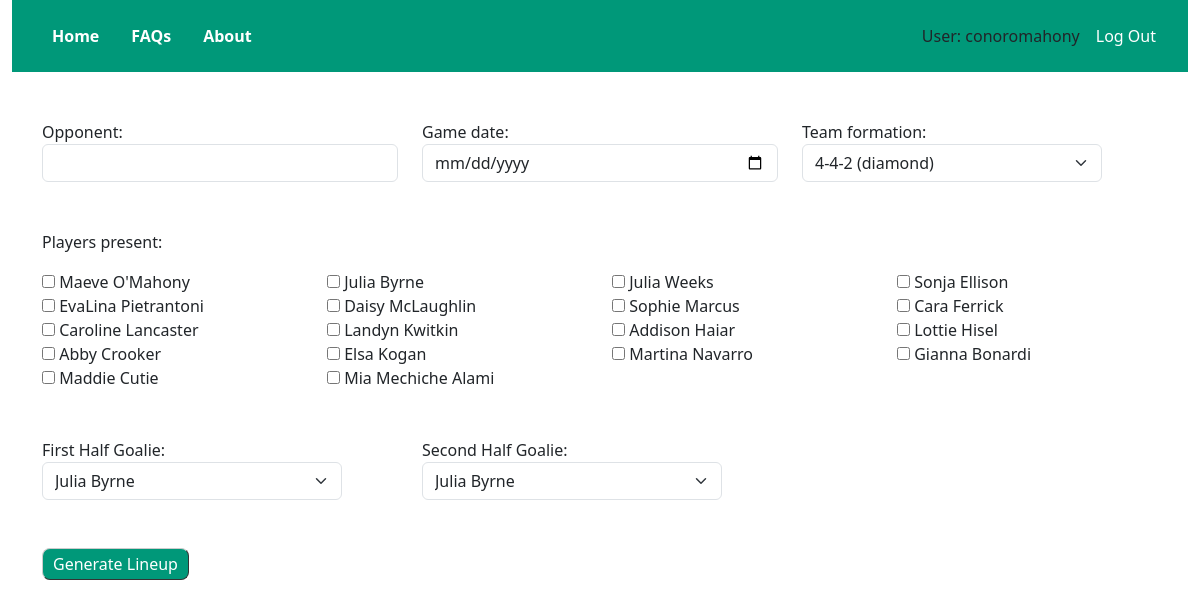
Page /lineups/new_lineup.html (signed in) on the earlier database version.
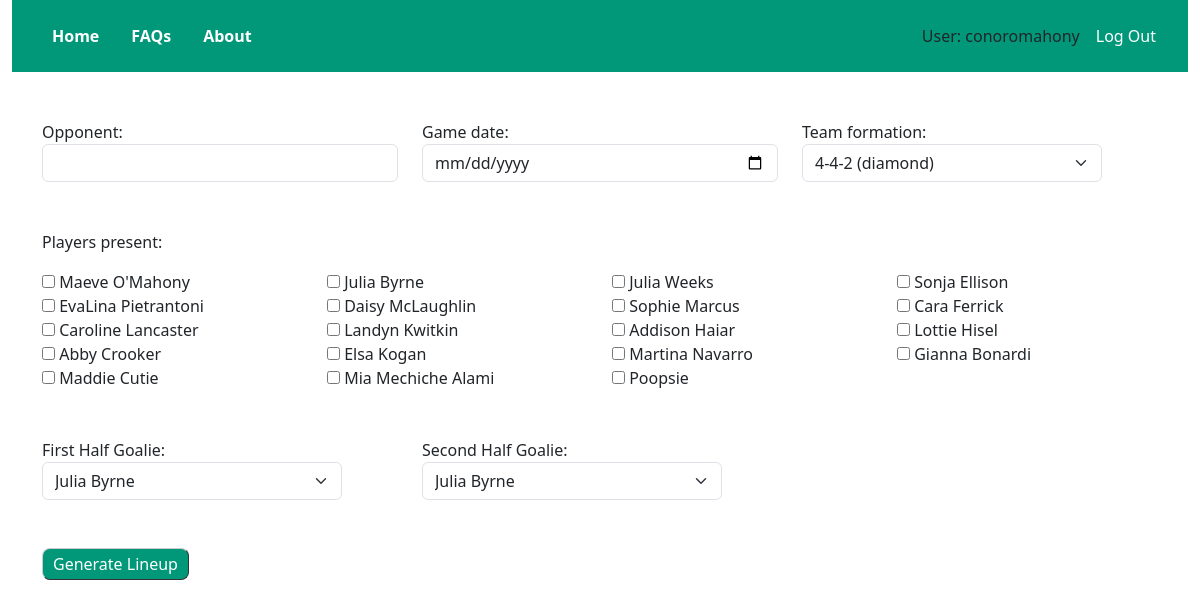
Same page on the later database version.
### team/models.py (models this page shows, shortened)
class Player(models.Model):
    class PreferredPosition(models.TextChoices):
        GOALIE = "goalie", _("Goalie")
        LEFT_BACK = "left_full", _("Left Back")
        LEFT_CB = "center_back", _("Left Center Back")
        RIGHT_CB = "sweeper", _("Right Center Back")
        RIGHT_BACK = "right_full", _("Right Back")
        LEFT_MID = "left_mid", _("Left Mid")
        DEFENSIVE_MID = "stopper", _("Defensive Mid")
        ATTACKING_MID = "attacking_mid", _("Attacking Mid")
        RIGHT_MID = "right_mid", _("Right Mid")
        LEFT_STRIKER = "left_striker", _("Left Striker")
        RIGHT_STRIKER = "right_striker", _("Right Striker")
    name = models.CharField(max_length=20)
    team_name = models.CharField(max_length=20)
    preferred_position = models.CharField(
        max_length=13,
        choices=PreferredPosition.choices
    )
    is_goalie = models.BooleanField()
    is_left_full = models.BooleanField()
    is_right_full = models.BooleanField()
    is_center_back = models.BooleanField()
    is_sweeper = models.BooleanField()
    is_stopper = models.BooleanField()
    is_left_mid = models.BooleanField()
    is_right_mid = models.BooleanField()
    is_attacking_mid = models.BooleanField()
    is_left_striker = models.BooleanField()
    is_right_striker = models.BooleanField()
    objects = models.Manager()      # The default manager

### lineups/views.py (the view)
# urls.py: path('new_lineup.html', views.new_lineup, name='new_lineup'),
@login_required
@csrf_protect
def new_lineup(request):
    team = Team.objects.get(owner=request.user)
    players = Player.objects.filter(team_name=team.team_name)
    players_present = []
    lineups = []
    my_team_name = team.team_name
    if request.method == 'POST':
        possible_goalies = []
        goalies = Player.objects.filter(team_name=team.team_name).filter(is_goalie=True)
        for player in goalies:
            possible_goalies = possible_goalies + [(player.name, player.name)]
        form = NewLineupForm(request.POST, choices=possible_goalies)
        if form.is_valid():
            lineup_id = form.cleaned_data['opponent'] + str(form.cleaned_data['game_date'])
            if not Lineup.objects.filter(game_id=lineup_id).exists():
                instance = form.save(commit=False)
                instance.game_id = lineup_id
                instance.team_name = my_team_name
                instance.owner = request.user
                for player in players:
                    if request.POST.get(player.name):
                        players_present.append([player.name, player.is_goalie, player.is_left_full,
                                                player.is_right_full, player.is_center_back, player.is_sweeper,
                                                player.is_stopper, player.is_left_mid, player.is_right_mid,
                                                player.is_attacking_mid, player.is_left_striker,
                                                player.is_right_striker])
                num_minutes = 2 * int(team.half_duration)
                num_players = len(players_present)
                instance.num_players = num_players
                on_sideline = num_players - int(team.team_size)
                num_outfield = int(team.team_size) - 1
                subs_determined = False
                if on_sideline <= 0:
                    lineups = get_lineups(request, num_outfield, on_sideline, num_minutes, players_present,
                                          instance.first_goalie, instance.second_goalie)
                    subs_determined = True
                elif on_sideline == 1:
                    lineups = get_lineups(request, num_outfield, on_sideline, num_minutes, players_present,
                                          instance.first_goalie, instance.second_goalie)
                    subs_determined = True
                else:
                    lineups = get_lineups(request, num_outfield, on_sideline, num_minutes, players_present,
                                          instance.first_goalie, instance.second_goalie)
                    subs_determined = True
                logging.info("Mins:%s Players:%s Outfield:%s Subs:%s", num_minutes, num_players, num_outfield, on_sideline)
                instance.number_subs = 0
                instance.positions = lineups
                instance.save()
            else:
                messages.error(request, 'Lineup already exists.')
                return render(request, 'lineups/list.html')
        view_lineup_url = lineup_id + '/view_lineup.html'
        return redirect(view_lineup_url)
    else:
        possible_goalies = []
        goalies = Player.objects.filter(team_name=team.team_name).filter(is_goalie=True)
        for player in goalies:
            possible_goalies = possible_goalies + [(player.name, player.name)]
        logging.info(possible_goalies)
        form = NewLineupForm(choices=possible_goalies)
    return render(request, 'lineups/new_lineup.html', {'form': form, 'team': team, 'players': players})

### lineups/templates/lineups/new_lineup.html (shortened to what this page needs)
{% extends "home/base.html" %}
{% block content %}
    <form action="" method="post">
        <div class="row">
            <div class="col-sm">
                {{ form.opponent.label_tag }} <br />{{ form.opponent }}
            </div>
            <div class="col-sm">
                {{ form.game_date.label_tag }} <br />{{ form.game_date }}
            </div>
            <div class="col-sm">
                {{ form.team_formation.label_tag }} <br />{{ form.team_formation }}
            </div>
        </div>
        <p class="pt-5">Players present:</p>
        <div class="row">
            {% for player in players %}
                <div class="col-3">
                    <input type="checkbox" id="{{ player.name }}" name="{{ player.name }}" value="{{ player.name }}">
                    <label for="{{ player.name }}">{{ player.name }}</label>
                </div>
            {% endfor %}
        </div>
        <div class="row pt-5">
            <div class="col-sm">
                {{ form.first_goalie.label_tag }} <br />{{ form.first_goalie }}
            </div>
            <div class="col-sm">
                {{ form.second_goalie.label_tag }} <br />{{ form.second_goalie }}
            </div>
            <div class="col-sm">
            </div>
        </div>
        <div class="pt-5">
            <input class="lineup_button" type="submit" value="Generate Lineup">
        </div>
    </form>
{% endblock %}

Differences in the rows shown:
added Player: name "Poopsie"
